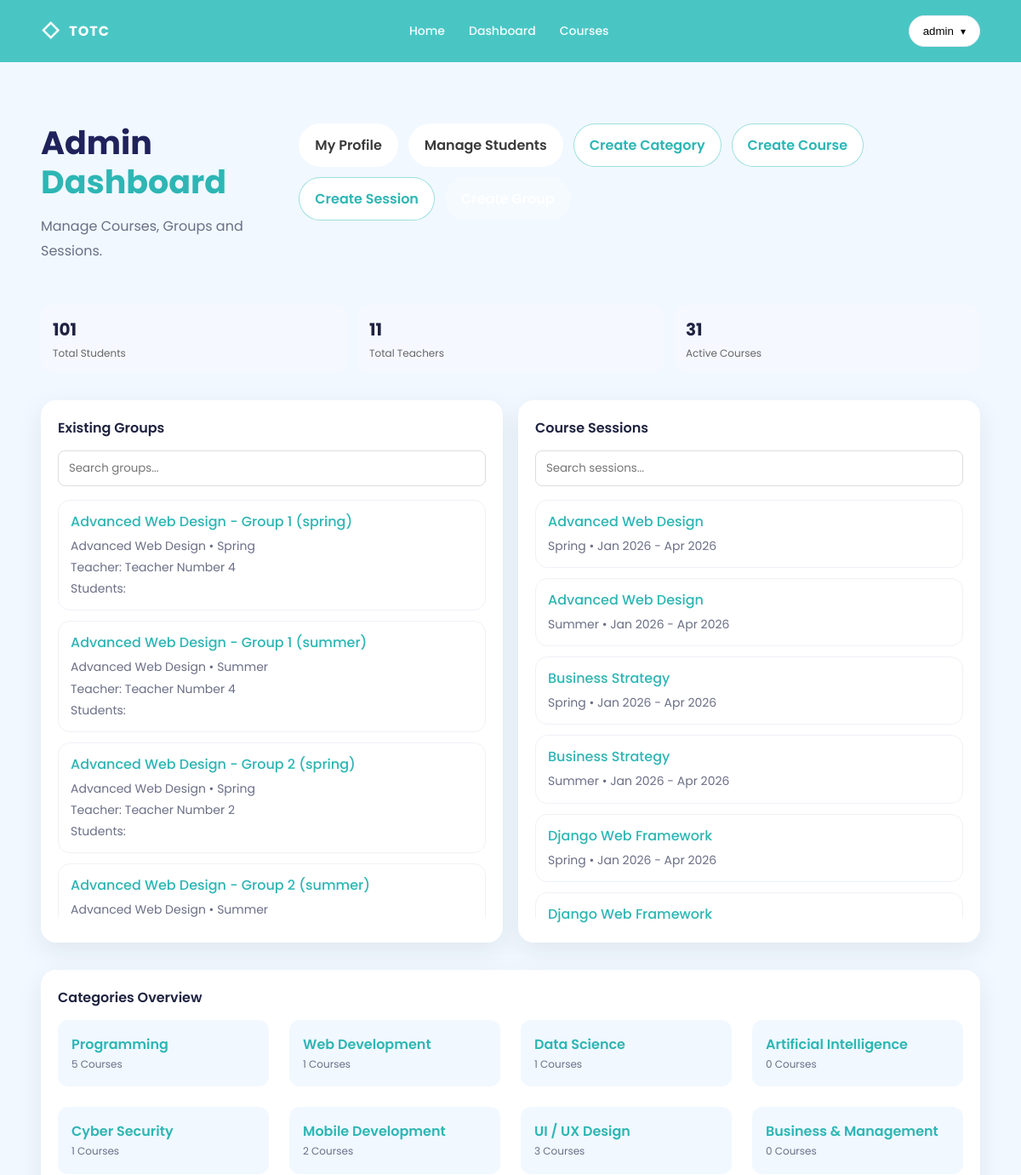
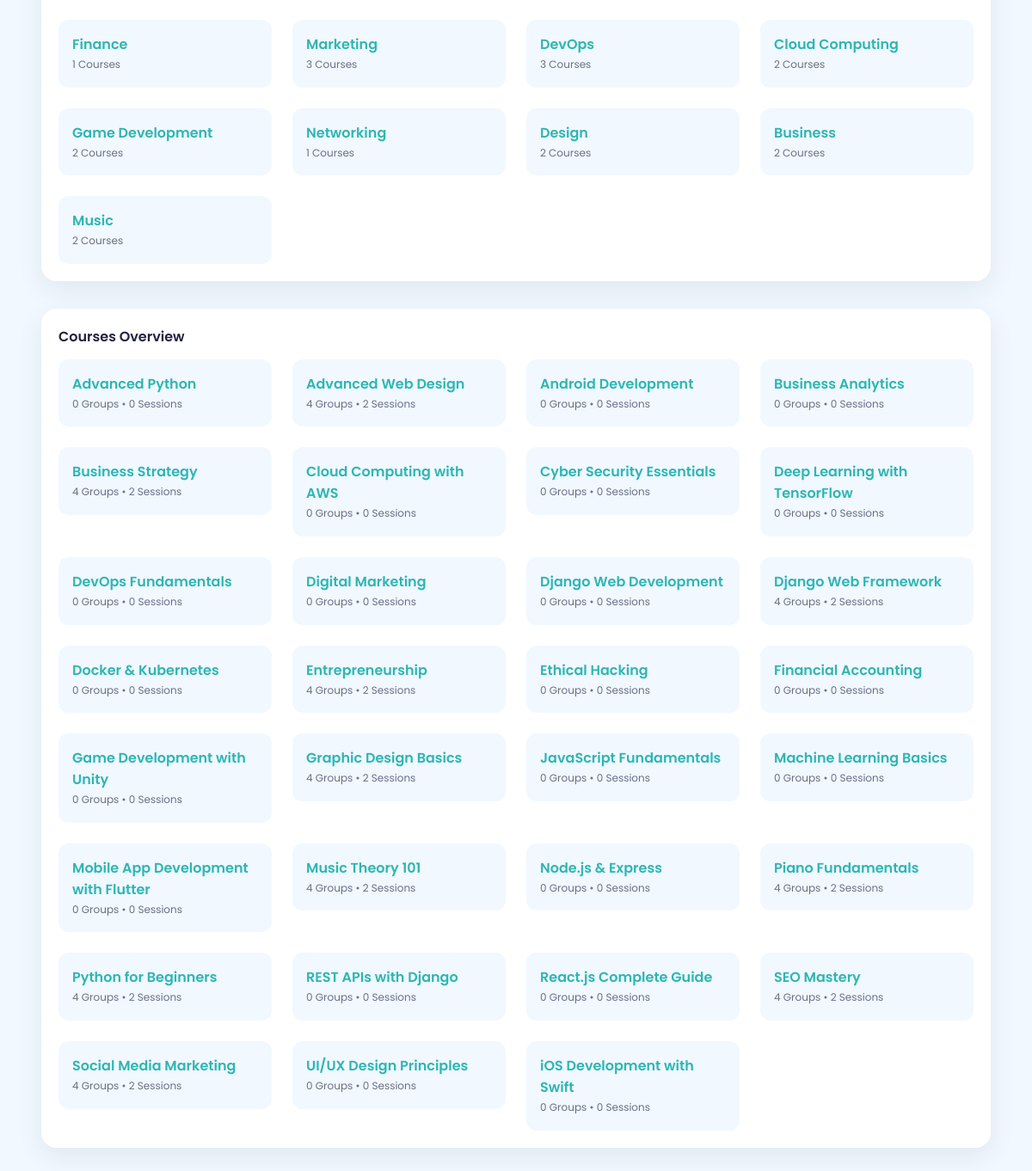
/accounts/dashboard/ (signed in), run on an earlier commit of the app's database (2 pictures, top to bottom).
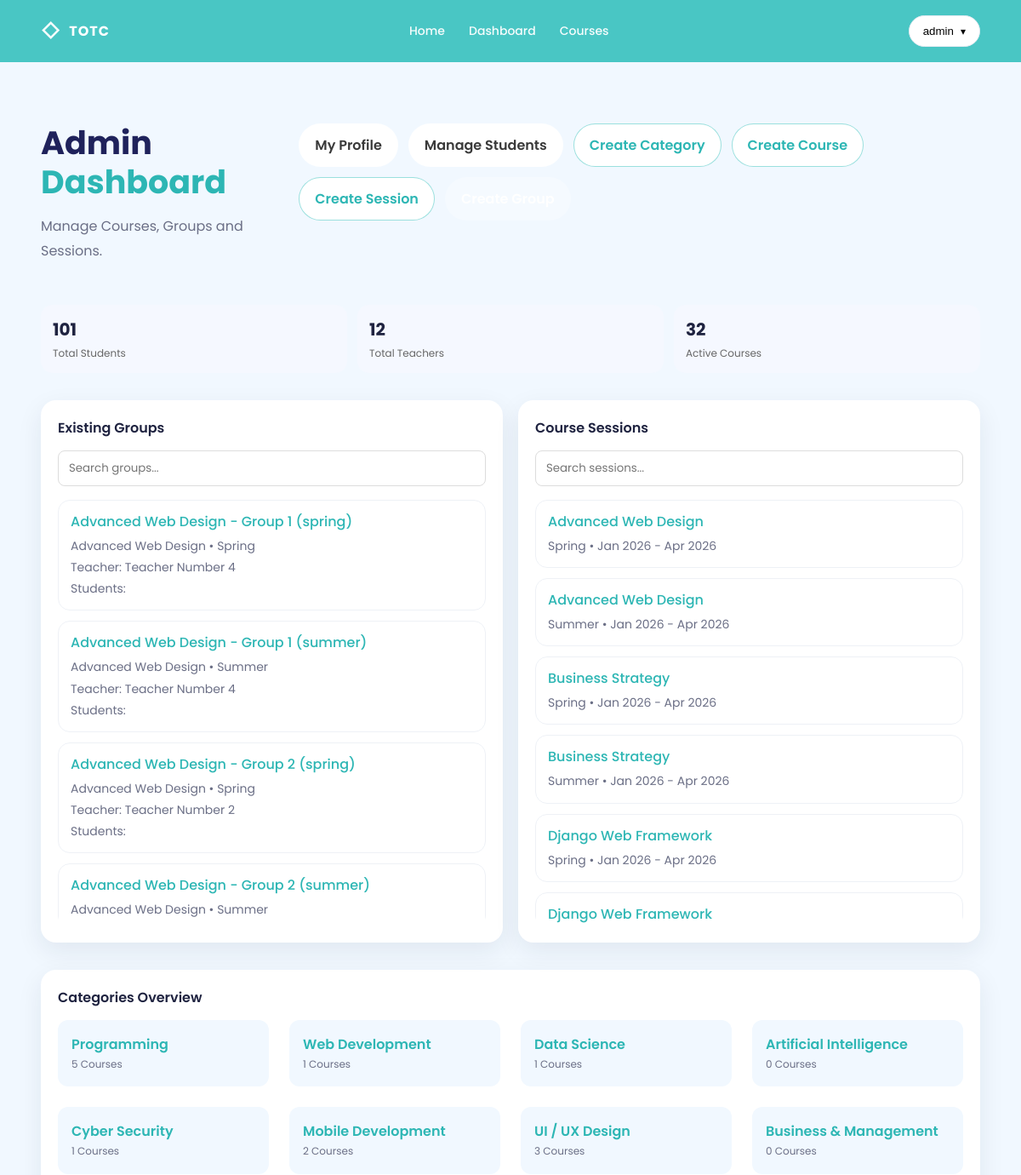
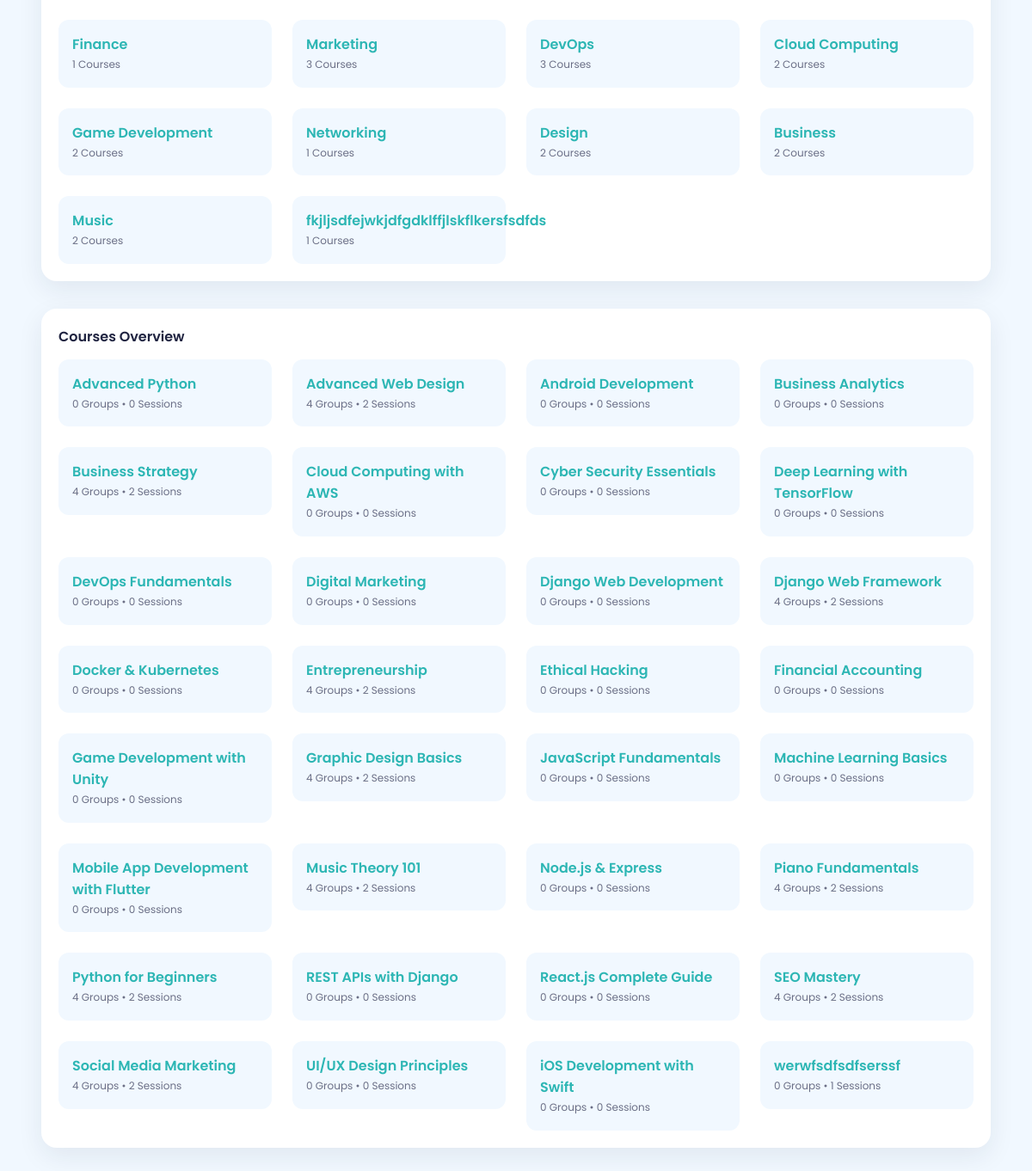
And on a later commit of the database (2 pictures, top to bottom).
### courses/models.py (models this page shows, shortened)
class Group(models.Model):
    name = models.CharField(max_length=50)
    course = models.ForeignKey(Course, on_delete=models.CASCADE, related_name='groups')
    session = models.ForeignKey(Session, on_delete=models.CASCADE, related_name='groups', null=True, blank=True)
    teacher = models.ForeignKey(User, on_delete=models.SET_NULL, null=True, blank=True, related_name='taught_groups',
                                limit_choices_to={
                                    'role': 'teacher',
                                    },
                                )
    created_at = models.DateTimeField(auto_now_add=True)
    updated_at = models.DateTimeField(auto_now=True)
    class Meta:
        ordering = ('name',)
        verbose_name = 'Group'
        verbose_name_plural = 'Groups'
        unique_together = ('course',
                           'name')
        verbose_name = 'Group'
        verbose_name_plural = 'Groups'
        unique_together = ('course',
                           'name')

class Course(models.Model):
    name = models.CharField(max_length=100)
    category = models.ForeignKey(Category, on_delete=models.CASCADE, related_name='courses', blank=True, null=True)
    small_image = models.ImageField(upload_to='courses/small_images', null=True)
    large_image = models.ImageField(upload_to='courses/large_images', null=True)
    small_description = models.TextField(max_length=50)
    large_description = models.TextField(max_length=1000)
    price = models.IntegerField(blank=True, null=True)
    created_at = models.DateTimeField(auto_now_add=True)
    updated_at = models.DateTimeField(auto_now=True)
    class Meta:
        ordering = ('name',)
        verbose_name = 'Course'
        verbose_name_plural = 'Courses'

class Session(models.Model):
    SESSION_TYPES = [
        ('1st',
         '1st Session'),
        ('2nd',
         '2nd Session'),
        ('3rd',
         '3rd Session'),
        ('4th',
         '4th Session'),
        ('spring',
         'Spring'),
        ('summer',
         'Summer'),
        ('fall',
         'Fall'),
        ('winter',
         'Winter'),
        ]
    course = models.ForeignKey(Course, on_delete=models.CASCADE, related_name='sessions')
    session_type = models.CharField(max_length=20, choices=SESSION_TYPES)
    start_date = models.DateField()
    end_date = models.DateField()
    capacity = models.PositiveIntegerField(default=30)
    is_active = models.BooleanField(default=True)
    created_at = models.DateTimeField(auto_now_add=True)
    updated_at = models.DateTimeField(auto_now=True)
    class Meta:
        ordering = ('course',
                    'session_type')
        verbose_name = 'Session'
        verbose_name_plural = 'Sessions'
        unique_together = ('course',
                           'session_type')

class Category(models.Model):
    name = models.CharField(max_length=50, blank=True, null=True, unique=True)
    created_at = models.DateTimeField(auto_now_add=True)
    updated_at = models.DateTimeField(auto_now=True)

### accounts/models.py (models this page shows, shortened)
class User(AbstractUser):
    ROLE = (
        ('admin', 'Admin'),
        ('teacher', 'Teacher'),
        ('student', 'Student'),
    )
    role = models.CharField(max_length=10, choices=ROLE)
    avatar = models.ImageField(upload_to='avatar/', default='')
    phone = models.CharField(max_length=20, blank=True, null=True)
    address = models.CharField(max_length=250, blank=True, null=True)
    balance = models.DecimalField(max_digits=10, decimal_places=2, default=0.00)
    speciality = models.CharField(max_length=100, blank=True, null=True)
    qualifications = models.TextField(blank=True, null=True)
    is_expert = models.BooleanField(default=False)
    created_at = models.DateTimeField(auto_now_add=True)
    updated_at = models.DateTimeField(auto_now=True)
    class Meta:
        ordering = ['-id']
        verbose_name = 'User'
        verbose_name_plural = 'Users'

### accounts/views.py (the view, shortened to what this page needs)
# urls.py: path('dashboard/', views.DashboardView.as_view(), name='dashboard'),
class DashboardView(LoginRequiredMixin, TemplateView):
  def get_template_names( self ):
    user = self.request.user
    if user.role == 'teacher':
      return [ "dashboards/teacher.html" ]
    if user.role == 'student':
      return [ "dashboards/student.html" ]
    if user.role == 'admin':
      return [ "courses/admin/dashboard.html" ]
    return [ "dashboard.html" ]
  def get_context_data( self, **kwargs ):
    ctx = super().get_context_data(**kwargs)
    user = self.request.user
    if user.role == 'teacher':
        my_groups = Group.objects.filter(teacher=user).select_related('course', 'session')
        my_groups_count = my_groups.count()
        total_students_count = Enrollment.objects.filter(course__groups__in=my_groups).distinct().count()
        pending_submissions = Submission.objects.filter(
            assignment__teacher=user,
            status='submitted'
        ).select_related('student', 'assignment').order_by('-created_at')[:5]
        pending_reviews_count = Submission.objects.filter(assignment__teacher=user, status='submitted').count()
        ctx.update({
            "my_groups": my_groups,
            "my_groups_count": my_groups_count,
            "total_students_count": total_students_count,
            "pending_reviews_count": pending_reviews_count,
            "pending_submissions": pending_submissions,
        })
    elif user.role == 'admin':
        students_count = User.objects.filter(role='student').count()
        teachers_count = User.objects.filter(role='teacher').count()
        categories = Category.objects.all()
        ctx.update({
            'groups': Group.objects.all().select_related('course', 'session', 'teacher'),
            'sessions': Session.objects.all().select_related('course'),
            'courses': Course.objects.all(),
            'categories': categories,
            'students_count': students_count,
            'teachers_count': teachers_count,
        })
    return ctx

### templates/courses/admin/dashboard.html (shortened to what the changed rows need)
{% extends "base.html" %}
{% block content %}
    <section class="section section--soft">
        <div class="container">
            <div class="dash__top" style="margin-bottom: 32px;">
                <div>
                    <h2 class="h2">Admin <span class="accent">Dashboard</span></h2>
                </div>
            </div>
            <div class="dashStats" style="margin-bottom: 32px;">
                <div class="dashStat">
                    <div class="dashStat__num">{{ teachers_count }}</div>
                    <div class="dashStat__label">Total Teachers</div>
                </div>
                <div class="dashStat">
                    <div class="dashStat__num">{{ courses.count }}</div>
                    <div class="dashStat__label">Active Courses</div>
                </div>
            </div>
            <div class="dashGrid">
                <div class="dashCard">
                    <div style="max-height: 500px; overflow-y: auto; border-radius: 12px;">
                        <ul class="dashList" id="groupsList">
                            {% for group in groups %}
                                <li class="dashList__item">
                                    <a href="{% url 'courses:group_update' group.id %}" style="text-decoration: none; color: inherit; display: block;">
                                        <div class="dashList__main" style="color: var(--teal2); cursor: pointer; transition: color 0.2s;">{{ group.name }}</div>
                                        <div class="dashList__sub muted small">
                                            {{ group.course.name }} • {{ group.session.get_session_type_display }}<br>
                                            Teacher: {{ group.teacher.get_full_name|default:group.teacher.username }}<br>
                                            Students: <strong>{{ group.student_count }}</strong>
                                        </div>
                                    </a>
                                </li>
                            {% empty %}
                                <li class="dashList__item">No groups created yet.</li>
                            {% endfor %}
                        </ul>
                    </div>
                </div>
                <div class="dashCard">
                    <div style="max-height: 500px; overflow-y: auto; border-radius: 12px;">
                        <ul class="dashList" id="sessionsList">
                            {% for session in sessions %}
                                <li class="dashList__item">
                                    <a href="{% url 'courses:session_update' session.id %}" style="text-decoration: none; color: inherit; display: block;">
                                        <div class="dashList__main" style="color: var(--teal2); cursor: pointer; transition: color 0.2s;">{{ session.course.name }}</div>
                                        <div class="dashList__sub muted small">
                                            {{ session.get_session_type_display }} •
                                            {{ session.start_date|date:"M Y" }} - {{ session.end_date|date:"M Y" }}
                                        </div>
                                    </a>
                                </li>
                            {% empty %}
                                <li class="dashList__item">No sessions defined yet.</li>
                            {% endfor %}
                        </ul>
                    </div>
                </div>
            </div>
            <div class="dashCard" style="margin-top: 32px;">
                <div class="courseGrid" style="grid-template-columns: repeat(auto-fill, minmax(220px, 1fr));">
                    {% for category in categories %}
                        <a href="{% url 'courses:category_update' category.id %}" style="text-decoration: none; color: inherit; display: block;">
                            <div style="padding: 16px; background: var(--soft); border-radius: 12px; cursor: pointer; transition: transform 0.2s, box-shadow 0.2s; hover-effect:"
                                 onmouseover="this.style.transform='translateY(-2px)'; this.style.boxShadow='0 5px 15px rgba(0,0,0,0.1)'"
                                 onmouseout="this.style.transform='none'; this.style.boxShadow='none'">
                                <div style="font-weight: 600; color: var(--teal2);">{{ category.name }}</div>
                                <div class="tiny muted">{{ category.courses.count }} Courses</div>
                            </div>
                        </a>
                    {% endfor %}
                </div>
            </div>
            <div class="dashCard" style="margin-top: 32px;">
                <div class="courseGrid" style="grid-template-columns: repeat(auto-fill, minmax(220px, 1fr));">
                    {% for course in courses %}
                        <a href="{% url 'courses:course_update' course.id %}" style="text-decoration: none; color: inherit; display: block;">
                            <div style="padding: 16px; background: var(--soft); border-radius: 12px; cursor: pointer; transition: transform 0.2s, box-shadow 0.2s;"
                                 onmouseover="this.style.transform='translateY(-2px)'; this.style.boxShadow='0 5px 15px rgba(0,0,0,0.1)'"
                                 onmouseout="this.style.transform='none'; this.style.boxShadow='none'">
                                <div style="font-weight: 600; color: var(--teal2);">{{ course.name }}</div>
                                <div class="tiny muted">{{ course.groups.count }} Groups • {{ course.sessions.count }} Sessions</div>
                            </div>
                        </a>
                    {% endfor %}
                </div>
            </div>
        </div>
    </section>
{% endblock %}

What changed in the data, as far as the page shows it:
added Category: name "fkjljsdfejwkjdfgdklffjlskflkersfsdfds", courses.count "1"
added Course: name "werwfsdfsdfserssf", groups.count "0", sessions.count "1"
Also different on the page:
{{ teachers_count }}: "11" → "12"
{{ courses.count }}: "31" → "32"
